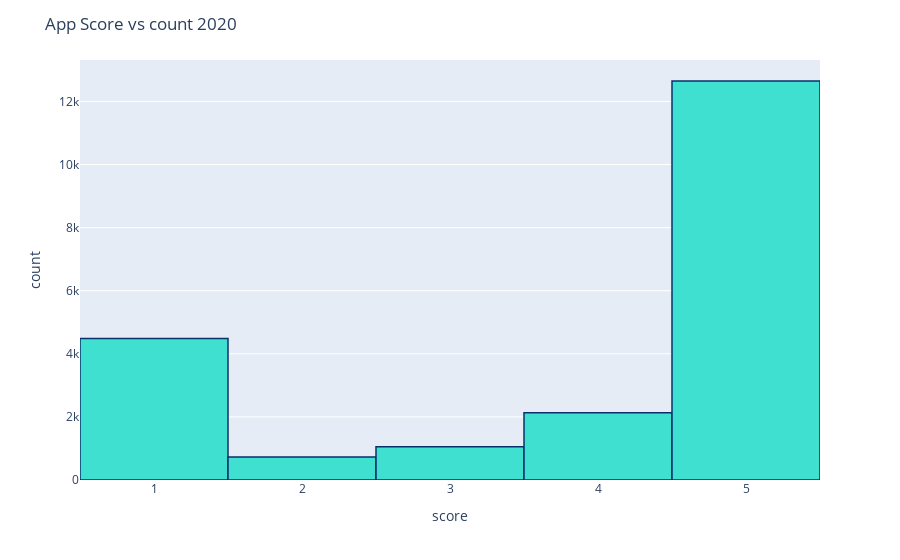

The code cell stored with this chart in its notebook:
### Code cell
Draw_Figure1(Year_2020_Reviews,"score",'App Score vs count 2020')

### Figure 1 — Plotly figure (JSON) as saved in the notebook; plotly's stock layout.template omitted (floating-point values rounded to 4 significant figures; data arrays with more than 128 entries replaced by an {"elided": "..."} marker saying what was removed)
{"data": [{"alignmentgroup": "True", "bingroup": "x", "hovertemplate": "score=%{x}<br>count=%{y}<extra></extra>", "legendgroup": "", "marker": {"color": "turquoise", "line": {"color": "rgb(8,48,107)", "width": 1.5}, "pattern": {"shape": ""}}, "name": "", "offsetgroup": "", "orientation": "v", "showlegend": false, "type": "histogram", "x": {"elided": "21043 int values"}, "xaxis": "x", "yaxis": "y"}], "layout": {"autosize": true, "barmode": "relative", "legend": {"tracegroupgap": 0}, "margin": {"t": 60}, "title": {"text": "App Score vs count 2020"}, "xaxis": {"anchor": "y", "autorange": true, "domain": [0, 1], "range": [0.5, 5.5], "title": {"text": "score"}, "type": "linear"}, "yaxis": {"anchor": "x", "autorange": true, "domain": [0, 1], "range": [0, 13310.0], "title": {"text": "count"}}}}
